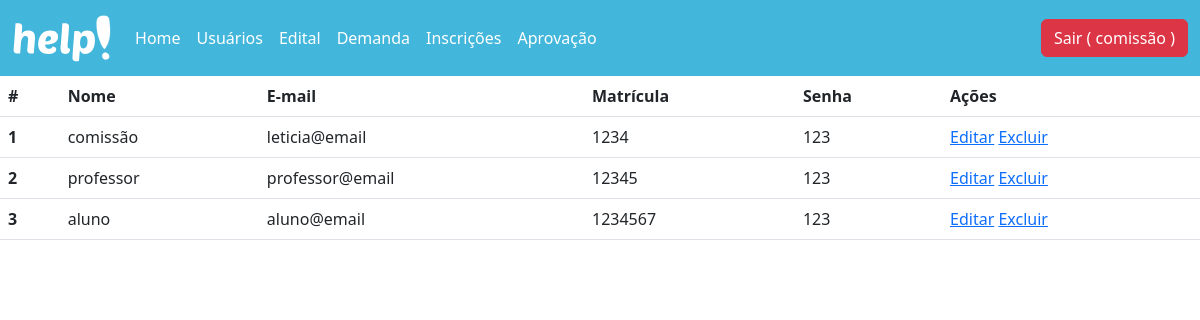
Screenshot of /usuarios/recovery (signed in) with the database file from the repository.
### database/models.py (models this page shows, shortened)
class Usuario(db.Model, UserMixin):
  __tablename__= "usuario"
  id = db.Column(db.Integer, primary_key = True)
  nome = db.Column(db.String(100))
  email = db.Column(db.String(100))
  matricula = db.Column(db.String(100))
  senha = db.Column(db.String(100))
  admin = db.Column(db.Boolean)
  professor = db.Column(db.Boolean)

### controllers/usuario.py (the view)
@bp_usuarios.route('/recovery')
@login_required
def recovery():
  if not current_user.admin:
    flash("Acesso não permitido")
    return redirect('/login')
  usuarios = Usuario.query.all()
  return render_template('usuarios_recovery.html', usuarios = usuarios)

### controllers/usuario.py (called while the page is built)
@lm.user_loader
def load_user(id):
  usuario = Usuario.query.filter_by(id=id).first()
  return usuario

### templates/usuarios_recovery.html
{% extends 'header.html' %}
{% block container %}
  <table class="table">
    <thead>
      <tr>
        <th scope="col">#</th>
        <th scope="col">Nome</th>
        <th scope="col">E-mail</th>
        <th scope="col">Matrícula</th>
        <th scope="col">Senha</th>
        <th scope="col">Ações</th>
      </tr>
    </thead>
    <tbody>
      {% for u in usuarios %}
        <tr>
          <th scope="row">{{u.id}}</th>
          <td>{{u.nome}}</td>
          <td>{{u.email}}</td>
          <td>{{u.matricula}}</td>
          <td>{{u.senha}}</td>
          <td>
            <a href="/usuarios/update/{{u.id}}">Editar</a>
				    <a href="/usuarios/delete/{{u.id}}">Excluir</a>
          </td>
        </tr>
	    {% endfor %}
    </tbody>
  </table>
{% endblock %}

### templates/header.html (shortened to what this page needs)
<!DOCTYPE html>
<html lang="pt-br">
<head>
  <link href="https://cdn.jsdelivr.net/npm/bootstrap@5.3.0-alpha1/dist/css/bootstrap.min.css" rel="stylesheet">
  <link rel="stylesheet" href="/static/header.css">
</head>
<body>
<nav class="navbar navbar-expand-lg bg-body-tertiary" style="background-color: #43B6DB !important;">
  <div class="container-fluid">
    <a class="navbar-brand" href="/usuarios/dashboard"><img src="/static/assets/help.svg" alt="..." height="50vh"></a>
    <div class="collapse navbar-collapse" id="navbarSupportedContent">
      <ul class="navbar-nav me-auto mb-2 mb-lg-0">
        <li class="nav-item">
          <a class="nav-link active" aria-current="page" href="/usuarios/dashboard">Home</a>
        </li>
        {% if current_user.admin %}
        <li class="nav-item">
          <a class="nav-link" href="/usuarios/recovery">Usuários</a>
        </li>
        {% endif %}
        {% if current_user.admin %}
        <li class="nav-item">
          <a class="nav-link" href="/edital/recovery">Edital</a>
        </li>
        {% endif %}
        {% if current_user.professor %}
        <li class="nav-item">
          <a class="nav-link" href="/demanda/recovery">Demanda</a>
        </li>
        {% endif %}
        {% if current_user.professor %}
        <li class="nav-item">
          <a class="nav-link" href="/inscricao/recovery">Inscrições</a>
        </li>
        {% endif %}
        {% if current_user.professor %}
        <li class="nav-item">
          <a class="nav-link" href="/aprovacao/recovery">Aprovação</a>
        </li>
        {% endif %}
      </ul>
      <form class="d-flex" role="search">
        <a href="{{url_for('usuarios.logoff')}}" class="btn btn-danger" id="button-sair">Sair ( {{current_user.nome}} )</a>
      </form>
    </div>
  </div>
</nav>
  {% block container %}
  {% endblock %}
</body>
</html>

### static/header.css (style rules this page uses)
.nav-link { color: white !important; transition: 0.5s ease-in-out; }

### rows the page displays
Usuario: nome "comissão", id "1", email "leticia@email", matricula "1234", senha "123"
Usuario: id "2", nome "professor", email "professor@email", matricula "12345", senha "123"
Usuario: id "3", nome "aluno", email "aluno@email", matricula "1234567", senha "123"
